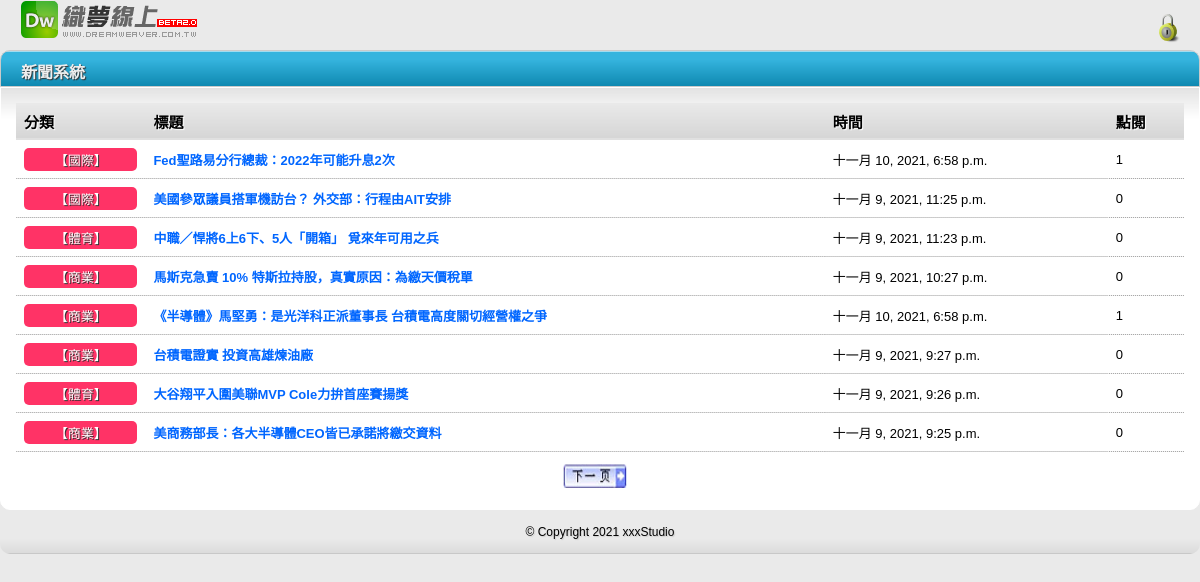
The page / on the database its author committed.
### newsadmapp/models.py (models this page shows, shortened)
class NewsUnit(models.Model):
    catego = models.CharField(max_length=10, null=False)
    nickname = models.CharField(max_length=20, null=False)
    title = models.CharField(max_length=50, null=False)
    message = models.TextField(null=False)
    pubtime = models.DateTimeField(auto_now=True)
    enabled = models.BooleanField(default=False)
    press = models.IntegerField(default=0)

### newsadmapp/views.py (the view)
# urls.py: url(r'^$',views.index),
def index(request, pageindex=None):  #首頁
	global page1
	pagesize = 8
	newsall = models.NewsUnit.objects.all().order_by('-id')
	datasize = len(newsall)
	totpage = math.ceil(datasize / pagesize)
	if pageindex==None:
		page1 = 1
		newsunits = models.NewsUnit.objects.filter(enabled=True).order_by('-id')[:pagesize]
	elif pageindex=='1':
		start = (page1-2)*pagesize
		if start >= 0:
			newsunits = models.NewsUnit.objects.filter(enabled=True).order_by('-id')[start:(start+pagesize)]
			page1 -= 1
	elif pageindex=='2':
		start = page1*pagesize
		if start < datasize:
			newsunits = models.NewsUnit.objects.filter(enabled=True).order_by('-id')[start:(start+pagesize)]
			page1 += 1
	elif pageindex=='3':
		start = (page1-1)*pagesize
		newsunits = models.NewsUnit.objects.filter(enabled=True).order_by('-id')[start:(start+pagesize)]
	currentpage = page1
	return render(request, "index.html", locals())

### templates/index.html (shortened to what this page needs)
{% extends "base.html" %}
{% load static %}
{% block login %}
    <div class="toplogin">
        <a href="/login/" title="登入管理介面">
        <img src="{% static "images/Lock.png" %}" alt="登入管理介面" width="32" height="32"/></a>
    </div>
{% endblock %}
{% block content %}
    <div class="contentbox">
        <table width="100%">
        <tr>
            <th align="left">分類</th>
            <th align="left">標題</th>
            <th align="left">時間</th>
            <th align="left">點閱</th>
        </tr>
        {% for unit in newsunits %}
            <tr class="alt">
            <td><div class="typeblock">【{{ unit.catego }}】</div></td>
            <td><a href="/detail/{{unit.id}}">{{unit.title}}</a></td>
            <td>{{unit.pubtime}}</td>
            <td>{{ unit.press }}</td>
            </tr>
        {%empty%}
            <div class="status warning">
                <p><img src="{% static "images/icon_warning.png" %}" alt="warning"/><span>目前新聞資料庫中沒有資料!</span>
                </p>
            </div>
        {%endfor%}
        </table>
        <div class="topfunction">
        {% if currentpage < totpage %}
            <a href="/index/2/" title="下一頁">
                <img src="{% static "images/nextpage.png" %}" alt="下一頁" width="64" height="24"/>
            </a>
        {% endif %}
        </div>
    </div>
{% endblock %}

### templates/base.html (shortened to what this page needs)
<!DOCTYPE html>
<html>
<head>
    {% load static %}
    <link href="{% static "css/style.css" %}" rel="stylesheet" type="text/css"/>
</head>
<body>
    <div id="wrap">
        <div id="header">
            <div class="logo">
                <img src="{% static "images/DWonline.png" %}" alt="dreamweaver.com.tw" width="180" height="40"/>
            </div>
            &nbsp;{% block login %}{% endblock %}
        </div>
        <div class="headings">
            <h2>新聞系統</h2>
        </div>
        {% block content %}{% endblock %}
        <div id="footer">&copy; Copyright 2021 xxxStudio</div>
    </div>
</body>
</html>

### static/css/style.css (style rules this page uses)
html, body { height: 100%; }
body { height: 100%; font-family: Arial, Helvetica, sans-serif; font-size: 13px; margin: 0; padding: 0; background:#eaeaea }
img { border: none; }
h1, h2, h3, h4, h5 { padding: 0; margin: 0; }
table { border-collapse: collapse; }
th,td { padding: 8px; }
tr.alt td { background : url(images/dot.gif) repeat-x bottom; }
th { background: #E0E0E0 url(images/bg_th.png) repeat-x top; text-shadow: 1px 1px 1px #fff; font-size: 15px; }
table tr td a { text-decoration: none; font-weight: bold; color: #06F; }
#header { width: 100%; height: 50px; }
#footer { font-size: 12px; padding: 15px 10px; clear: both; background: url(images/bg_footer.png); margin-bottom: 20px; border-bottom-left-radius: 10px; border-bottom-right-radius: 10px; -moz-border-radius-bottomright: 10px; -moz-border-radius-bottomleft: 10px; text-shadow: 1px 1px 1px #CCC; text-align: center; }
.topfunction { height: 30px; margin-top: 12px; margin-right: auto; margin-left: auto; text-align: center; }
.topfunction img { margin-right: 10px; }
.toplogin { height: 30px; float: right; margin-top: 12px; margin-right: 5px; text-align: right; }
.toplogin img { margin-right: 10px; }
.logo { float:left; padding: 0px 0 0 20px; }
.headings { padding: 0 20px; border: 1px solid #CACACA; text-shadow: 1px 1px 1px #333; border-top-left-radius: 10px; border-top-right-radius: 10px; -moz-border-radius-topright: 10px; -moz-border-radius-topleft: 10px; height: 35px; background-color: #EAEAEA; background-image: url(images/bg_heading_alt.png); background-repeat: repeat-x; background-position: top; color: #EEE; }
.headings h2 { padding-top: 8px; font-size: 16px; }
.contentbox { overflow: auto; border: 1px solid #fff; padding: 15px; background: #fff url(images/bg_fade_med.png) repeat-x top; border-bottom-left-radius: 10px; border-bottom-right-radius: 10px; -moz-border-radius-bottomright: 10px; -moz-border-radius-bottomleft: 10px; }
.typeblock { color: #FFF; background-color: #F36; padding: 2px 5px; text-align: center; text-shadow: 1px 1px #333; border-radius: 5px; }

### rows shown on the page
NewsUnit: catego "國際", title "Fed聖路易分行總裁：2022年可能升息2次", pubtime "十一月 10, 2021, 6:58 p.m.", press "1"
NewsUnit: catego "國際", title "美國參眾議員搭軍機訪台？ 外交部：行程由AIT安排", pubtime "十一月 9, 2021, 11:25 p.m.", press "0"
NewsUnit: catego "體育", title "中職／悍將6上6下、5人「開箱」 覓來年可用之兵", pubtime "十一月 9, 2021, 11:23 p.m.", press "0"
NewsUnit: catego "商業", title "馬斯克急賣 10% 特斯拉持股，真實原因：為繳天價稅單", pubtime "十一月 9, 2021, 10:27 p.m.", press "0"
NewsUnit: catego "商業", title "《半導體》馬堅勇：是光洋科正派董事長 台積電高度關切經營權之爭", pubtime "十一月 10, 2021, 6:58 p.m.", press "1"
NewsUnit: catego "商業", title "台積電證實 投資高雄煉油廠", pubtime "十一月 9, 2021, 9:27 p.m.", press "0"
NewsUnit: catego "體育", title "大谷翔平入圍美聯MVP Cole力拚首座賽揚獎", pubtime "十一月 9, 2021, 9:26 p.m.", press "0"
NewsUnit: catego "商業", title "美商務部長：各大半導體CEO皆已承諾將繳交資料", pubtime "十一月 9, 2021, 9:25 p.m.", press "0"
